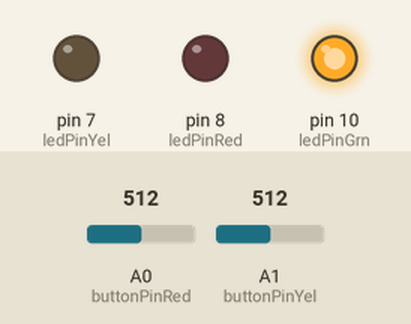
Recording of a sketch running on a simulated Arduino Uno, built with avr-gcc and run on an emulated ATmega328P. Shown: output pins drawn as LEDs (lit = HIGH). Dashed ring = blinking. The inputs (shaded band) are chosen by the test bench; at power-on: A0 (buttonPinRed) = 512, A1 (buttonPinYel) = 512.

Above: at 1.2 s.
1.3 s: A0 (buttonPinRed) set to 1014
2.8 s: A0 (buttonPinRed) set to 1023
At 3.9 s:
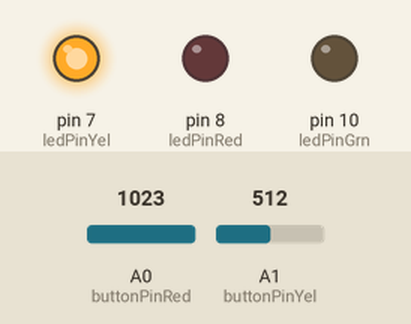
4.4 s: A1 (buttonPinYel) set to 1015
5.9 s: A1 (buttonPinYel) set to 1023
At 6.12 s:
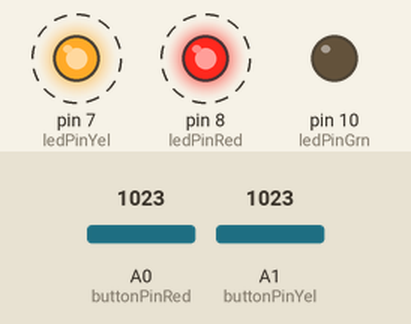
11.9 s: A0 (buttonPinRed) set to 900
At 13.0 s:
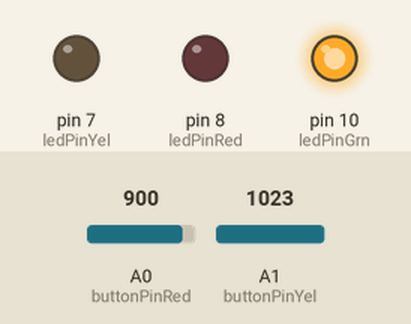
Timing chart, 0 to 14.4 s (numbered marks = the images above; inputs shaded):
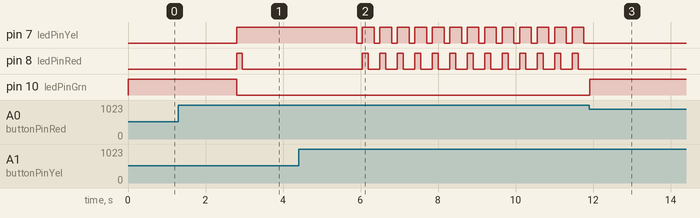

The sketch:

LabAssignment2_Estop.ino
```cpp
/*
  This code controls the in/output of two pushbuttons, and three LEDs, to act as an Emergency Stop.

  BUTTONS:
  The two pushbuttons act as 'Emergency' (Red), and 'Reset (Yellow). When the 'Emergency' button is pressed, it will latch and render the system unsafe.
  Only when the 'Emergency' button is pressed again, will the latch status be removed. Once this occurs, the system needs to be reset via the 'Reset' button.
  Once the system is reset, the safety output will return to a 'safe' designation.

  LEDs:
  The green LED represents system safety.
    If an 'Emergency' button is pressed, this LED will turn off.
  The red LED represents an active safety stop.
    If the 'Emergency' button is pressed, this will turn on. It can only be turned off by pressing the 'Emergency' button once more.
  The yellow LED represents the need for a safety reset.
    If the 'Reset' button is pressed whilst the yellow LED is active, the LED will turn off, though only if the red LED is already off.

  STATES:
              | Grn | Red | Yel |
  Safe        |  1  |  0  |  0  | Can only change by pressing 'Emergency' button
  Unsafe      |  0  |  1  |  1  | Can only change by pressing 'Emergency' button
  Reset Needed|  0  |  0  |  1  | Can only change by pressing 'Reset' button

*/

// constants won't change. They're used here to set pin numbers:
const int buttonPinYel = A1;       // the number of the yellow pushbutton pin
const int ledPinYel =  7;          // the number of the yellow LED pin
const int buttonPinRed = A0;       // the number of the red pushbutton pin
const int ledPinRed = 8;           // the number of the red LED pin
const int ledPinGrn = 10;          // the number of the green LED pin
const int safeOutPin = 1;          // the number of the comm. pin for safety feedback

// variables will change:
double buttonStateYel = 0;         // variable for reading the pushbutton status
double buttonStateRed = 0;         // variable for reading the pushbutton status
int ledStateYel = 0;               // variable for keeping memory of LED status
int ledStateRed = 0;               // variable for keeping memory of LED status
int ledStateGrn = 0;               // variable for keeping memory of LED status
int safeOut = 0;                   // Safety output variable, used by MATLAB to control movement of robot. 1 == Safe, 0 == Not safe

void setup() {
  Serial.begin(9600);
      // initialize the LED pin as an output:
  pinMode(ledPinYel, OUTPUT);
      // initialize the pushbutton pin as an input:
  pinMode(buttonPinYel, INPUT);
      // initialize the LED pin as an output:
  pinMode(ledPinRed, OUTPUT);
      // initialize the pushbutton pin as an input:
  pinMode(buttonPinRed, INPUT);
      // initialize the LED pin as an output:
  pinMode(ledPinGrn, OUTPUT);
      // status 'safe' - enable green LED & write safe output as 1
  digitalWrite(ledPinGrn, !digitalRead(ledPinGrn));
  ledStateGrn = 1;
  safeOut = 1;

}

void loop() {
  // read the pushbutton values:
  buttonStateYel = analogRead(buttonPinYel);
  buttonStateRed = analogRead(buttonPinRed);

  // check if the pushbutton is pressed. If it is, the buttonState is 1023:
  if (buttonStateRed == 1023 && ledStateRed != 1 && ledStateYel != 1 && ledStateGrn != 0) { // 'Emergency' button pressed, Red & Yel LEDs off, Grn LED on
    // toggle the LED & safe out states:
    safeOut = 0;
    digitalWrite(ledPinGrn, !digitalRead(ledPinGrn));
    ledStateGrn = 0;
    digitalWrite(ledPinRed, !digitalRead(ledPinRed));
    ledStateRed = 1;
    digitalWrite(ledPinYel, !digitalRead(ledPinYel));
    ledStateYel = 1;
    // debounce:
    delay(150);
  } else if (buttonStateRed == 1023 && ledStateRed == 1 && ledStateYel == 1) { // 'Emergency' button pressed, Red & Yel LEDs on
    digitalWrite(ledPinRed, !digitalRead(ledPinRed));
    ledStateRed = 0;
    delay(150);
  } else if (buttonStateYel == 1023 && ledStateRed != 1 && ledStateYel != 0) { // 'Reset' button pressed, Yel LED on
    digitalWrite(ledPinYel, !digitalRead(ledPinYel));
    ledStateYel = 0;
    delay(150);
  } else if (ledStateRed == 0 && ledStateYel == 0 && ledStateGrn == 0) { // All LEDs off, meaning system can now be considered safe
    digitalWrite(ledPinGrn, !digitalRead(ledPinGrn));
    ledStateGrn = 1;
    safeOut = 1;
  }

  if (Serial.available() > 0) {
    String request = Serial.readStringUntil('\n');
    if (request == "getSafeOut") {
      Serial.println(safeOut);
    }
  }
}
```

Measured:
- the behaviour switches between 1022 and 1023 on A0 (buttonPinRed) (found by bisection; images 0 and 1)
- the behaviour switches between 1022 and 1023 on A1 (buttonPinYel) (found by bisection; images 1 and 2)
- after the input at 1.3 s, every drawn part: stays the same
- after the input at 2.8 s, pin 7 (ledPinYel): LOW → HIGH at once; pin 8 (ledPinRed): LOW → HIGH at once, → LOW 0.15 s later; pin 10 (ledPinGrn): HIGH → LOW at once
- after the input at 4.4 s, every drawn part: stays the same
- after the input at 5.9 s, pin 7 (ledPinYel): alternates HIGH for 0.30 s and LOW for 0.15 s, starting at once; pin 8 (ledPinRed): alternates HIGH for 0.15 s and LOW for 0.30 s, starting after 0.15 s
- after the input at 11.9 s, pin 7 (ledPinYel), pin 8 (ledPinRed): stops changing and stays LOW; pin 10 (ledPinGrn): LOW → HIGH at once
